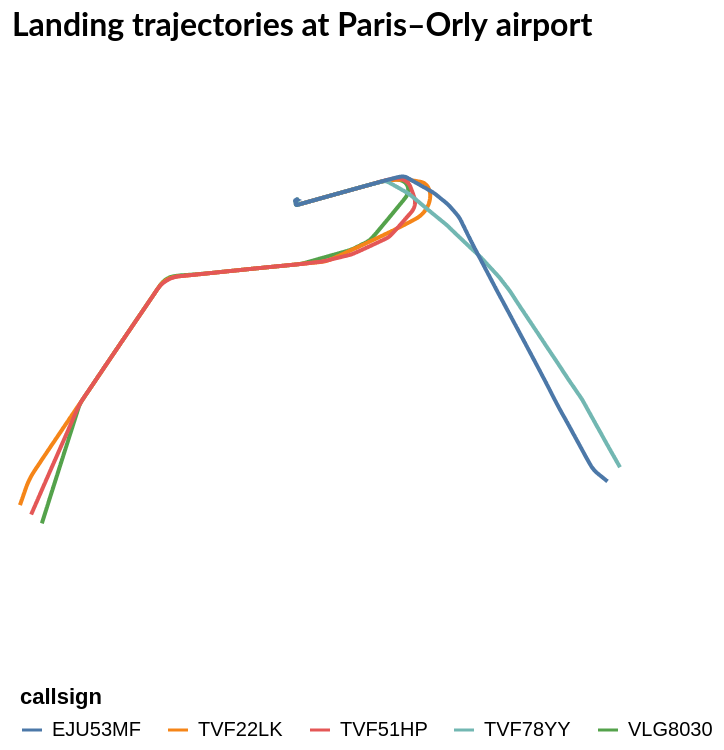

The code cell stored with this chart in its notebook:
### Code cell
from traffic.data import airports

chart = (
    alt.layer(
        *(flight.geoencode().encode(alt.Color("callsign:N")) for flight in subset)
    )
    .properties(title="Landing trajectories at Paris–Orly airport")
    .configure_legend(orient="bottom")
    .configure_view(stroke=None)
    .configure_title(anchor="start", font="Lato", fontSize=16)
)
chart

### Figure 1 — Vega-Lite specification as saved in the notebook (floating-point values rounded to 4 significant figures; data arrays with more than 128 entries replaced by an {"elided": "..."} marker saying what was removed)
{"config": {"view": {"continuousWidth": 300, "continuousHeight": 300, "stroke": null}, "legend": {"orient": "bottom"}, "title": {"anchor": "start", "font": "Lato", "fontSize": 16}}, "layer": [{"data": {"name": "data-71f1a7c632d8c5961956bc7b299520c4"}, "mark": {"type": "line"}, "encoding": {"color": {"field": "callsign", "type": "nominal"}, "latitude": {"field": "latitude", "type": "quantitative"}, "longitude": {"field": "longitude", "type": "quantitative"}}}, {"data": {"name": "data-bde9b41dba70b8826f514fe056b26b6f"}, "mark": {"type": "line"}, "encoding": {"color": {"field": "callsign", "type": "nominal"}, "latitude": {"field": "latitude", "type": "quantitative"}, "longitude": {"field": "longitude", "type": "quantitative"}}}, {"data": {"name": "data-de8d10f1006b7dfe10fe45022f27f0fa"}, "mark": {"type": "line"}, "encoding": {"color": {"field": "callsign", "type": "nominal"}, "latitude": {"field": "latitude", "type": "quantitative"}, "longitude": {"field": "longitude", "type": "quantitative"}}}, {"data": {"name": "data-09acef7a88563dfd8950b362c677e0d7"}, "mark": {"type": "line"}, "encoding": {"color": {"field": "callsign", "type": "nominal"}, "latitude": {"field": "latitude", "type": "quantitative"}, "longitude": {"field": "longitude", "type": "quantitative"}}}, {"data": {"name": "data-66be56aa2ac9dedc09fd1ea59ba70fde"}, "mark": {"type": "line"}, "encoding": {"color": {"field": "callsign", "type": "nominal"}, "latitude": {"field": "latitude", "type": "quantitative"}, "longitude": {"field": "longitude", "type": "quantitative"}}}], "title": "Landing trajectories at Paris–Orly airport", "$schema": "https://vega.github.io/schema/vega-lite/v5.20.1.json", "datasets": {"data-71f1a7c632d8c5961956bc7b299520c4": {"elided": "1683 records"}, "data-bde9b41dba70b8826f514fe056b26b6f": {"elided": "1430 records"}, "data-de8d10f1006b7dfe10fe45022f27f0fa": {"elided": "1308 records"}, "data-09acef7a88563dfd8950b362c677e0d7": {"elided": "1594 records"}, "data-66be56aa2ac9dedc09fd1ea59ba70fde": {"elided": "1843 records"}}}
